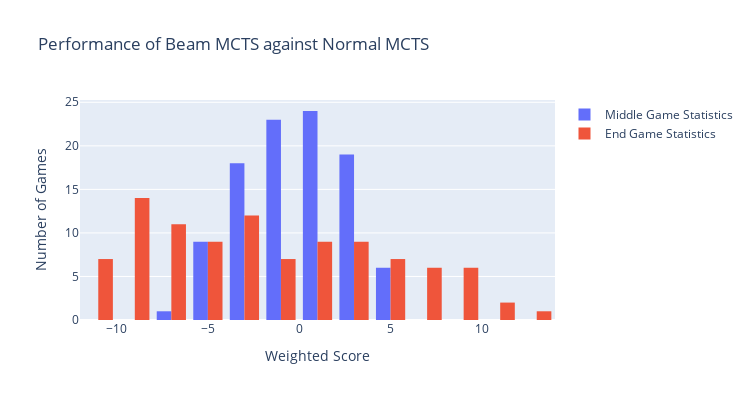
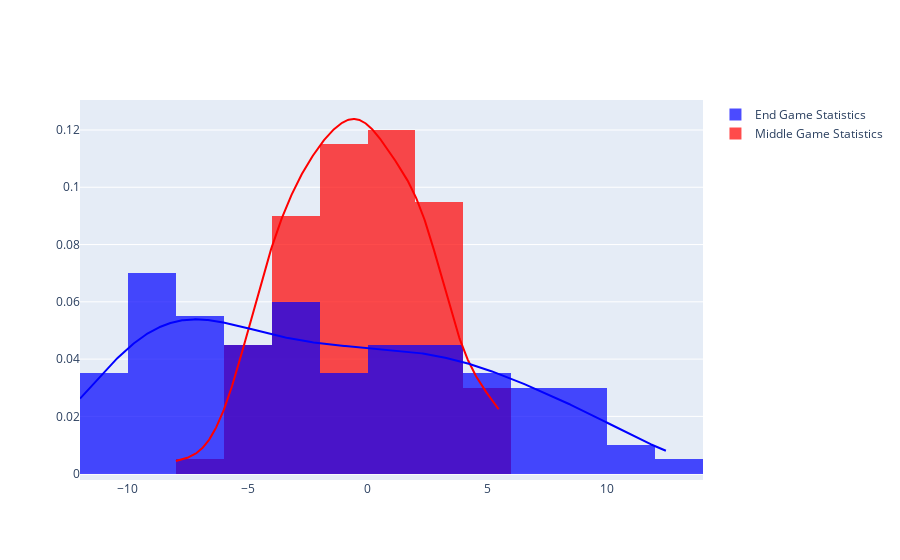

Notebook source saved alongside these figures, in order:
### Code cell
import plotly.graph_objects as go
import plotly.express as px
from plotly.subplots import make_subplots

fig = make_subplots(rows=1, cols=1)
fig.add_trace(go.Histogram(x=bnoverallmid, name = "Middle Game Statistics"), row=1, col=1)
fig.add_trace(go.Histogram(x=bnoverallend, name = "End Game Statistics"), row=1, col=1)

fig.update_xaxes(title="Weighted Score", row=1, col=1)
fig.update_yaxes(title="Number of Games", row=1, col=1)

fig.update_layout(title_text="Performance of Beam MCTS against Normal MCTS", width=750, height=400)

fig.show()

print(np.mean(bnoverallmid))
print(np.mean(bnoverallend))

import plotly.figure_factory as ff

hist_data = [bnoverallmid, bnoverallend]
colors = ['red', 'blue']
group_labels = ["Middle Game Statistics", "End Game Statistics"]

# Create distplot with custom bin_size
fig = ff.create_distplot(hist_data, group_labels, bin_size=2, show_rug=False, colors = colors)
fig.show()

### Figure 1 — Plotly figure (JSON) as saved in the notebook; plotly's stock layout.template omitted (floating-point values rounded to 4 significant figures)
{"data": [{"name": "Middle Game Statistics", "type": "histogram", "x": [-2, -5.5, 4.5, 5, 1, 0, -1.5, 2.5, 2.5, 0.5, 0, 2, -1, -2, -2, -1, 0, 2, -1, -1, 1.5, 0, -1.5, -5, 0, 1.5, 2, 1.5, -3.5, 2.5, -2.5, 2.5, -8, 2.5, 2, 3, -1, 1, 1, -4, -5.5, -4.5, -4.5, -1, -3.5, -2, 5.5, 2.5, 2, -2.5, -2.5, -3, -2, -4, 0, 2, 0, 5.5, 0, 3.5, 0, 0.5, -0.5, -2.5, -2, -0.5, -2, 0, 0.5, 3.5, 0.5, 2, -1, -4.5, -4.5, -3, 3.5, 0, -4.5, -3, -1, -3.5, -3.5, -2.5, -1, -3.5, 5.5, 0.5, 2.5, -1, 1.5, -1.5, 4.5, -2, 2.5, 0.5, -3.5, -3.5, -4.5, -3], "xaxis": "x", "yaxis": "y"}, {"name": "End Game Statistics", "type": "histogram", "x": [-6, -7, 9.5, 4, 6, 0.5, -6, 9.5, 4, -1, -5.5, 2, -0.5, -9.5, -11.5, -9.5, -11, 10, 4.5, -2.5, 0.5, -7, 1.5, -6.5, 0.5, 9, 3, -2.5, -4, -2, -9.5, -3, -10, 10, 9.5, 0, 3.5, -4, 3.5, -7.5, -10, -7, -7.5, 3, -0.5, -5, 12.5, -6.5, 6.5, -8.5, -10.5, -9, -10, -3.5, 1.5, -1, 2.5, 3, -2.5, 0, 0.5, -7.5, 1, -11, -11, -7.5, -7, -8, 5.5, -2.5, -3.5, 6, 5, -1.5, -9.5, -9.5, 5, -3.5, -6, -8.5, -5.5, -12, -5, -9.5, 8, -5.5, 7, -0.5, 7, -8.5, 8, 4.5, 6.5, -8.5, 3, -5.5, -4, -2.5, 2.5, -10.5], "xaxis": "x", "yaxis": "y"}], "layout": {"height": 400, "title": {"text": "Performance of Beam MCTS against Normal MCTS"}, "width": 750, "xaxis": {"anchor": "y", "domain": [0, 1], "title": {"text": "Weighted Score"}}, "yaxis": {"anchor": "x", "domain": [0, 1], "title": {"text": "Number of Games"}}}}

### Figure 2 — Plotly figure (JSON) as saved in the notebook; plotly's stock layout.template omitted (floating-point values rounded to 4 significant figures; data arrays with more than 128 entries replaced by an {"elided": "..."} marker saying what was removed)
{"data": [{"autobinx": false, "histnorm": "probability density", "legendgroup": "Middle Game Statistics", "marker": {"color": "red"}, "name": "Middle Game Statistics", "opacity": 0.7, "type": "histogram", "x": [-2, -5.5, 4.5, 5, 1, 0, -1.5, 2.5, 2.5, 0.5, 0, 2, -1, -2, -2, -1, 0, 2, -1, -1, 1.5, 0, -1.5, -5, 0, 1.5, 2, 1.5, -3.5, 2.5, -2.5, 2.5, -8, 2.5, 2, 3, -1, 1, 1, -4, -5.5, -4.5, -4.5, -1, -3.5, -2, 5.5, 2.5, 2, -2.5, -2.5, -3, -2, -4, 0, 2, 0, 5.5, 0, 3.5, 0, 0.5, -0.5, -2.5, -2, -0.5, -2, 0, 0.5, 3.5, 0.5, 2, -1, -4.5, -4.5, -3, 3.5, 0, -4.5, -3, -1, -3.5, -3.5, -2.5, -1, -3.5, 5.5, 0.5, 2.5, -1, 1.5, -1.5, 4.5, -2, 2.5, 0.5, -3.5, -3.5, -4.5, -3], "xaxis": "x", "xbins": {"end": 5.5, "size": 2, "start": -8}, "yaxis": "y"}, {"autobinx": false, "histnorm": "probability density", "legendgroup": "End Game Statistics", "marker": {"color": "blue"}, "name": "End Game Statistics", "opacity": 0.7, "type": "histogram", "x": [-6, -7, 9.5, 4, 6, 0.5, -6, 9.5, 4, -1, -5.5, 2, -0.5, -9.5, -11.5, -9.5, -11, 10, 4.5, -2.5, 0.5, -7, 1.5, -6.5, 0.5, 9, 3, -2.5, -4, -2, -9.5, -3, -10, 10, 9.5, 0, 3.5, -4, 3.5, -7.5, -10, -7, -7.5, 3, -0.5, -5, 12.5, -6.5, 6.5, -8.5, -10.5, -9, -10, -3.5, 1.5, -1, 2.5, 3, -2.5, 0, 0.5, -7.5, 1, -11, -11, -7.5, -7, -8, 5.5, -2.5, -3.5, 6, 5, -1.5, -9.5, -9.5, 5, -3.5, -6, -8.5, -5.5, -12, -5, -9.5, 8, -5.5, 7, -0.5, 7, -8.5, 8, 4.5, 6.5, -8.5, 3, -5.5, -4, -2.5, 2.5, -10.5], "xaxis": "x", "xbins": {"end": 12.5, "size": 2, "start": -12}, "yaxis": "y"}, {"legendgroup": "Middle Game Statistics", "marker": {"color": "red"}, "mode": "lines", "name": "Middle Game Statistics", "showlegend": false, "type": "scatter", "x": {"elided": "500 float values"}, "xaxis": "x", "y": {"elided": "500 float values"}, "yaxis": "y"}, {"legendgroup": "End Game Statistics", "marker": {"color": "blue"}, "mode": "lines", "name": "End Game Statistics", "showlegend": false, "type": "scatter", "x": {"elided": "500 float values"}, "xaxis": "x", "y": {"elided": "500 float values"}, "yaxis": "y"}], "layout": {"barmode": "overlay", "hovermode": "closest", "legend": {"traceorder": "reversed"}, "xaxis": {"anchor": "y2", "domain": [0, 1], "zeroline": false}, "yaxis": {"anchor": "free", "domain": [0, 1], "position": 0}}}
